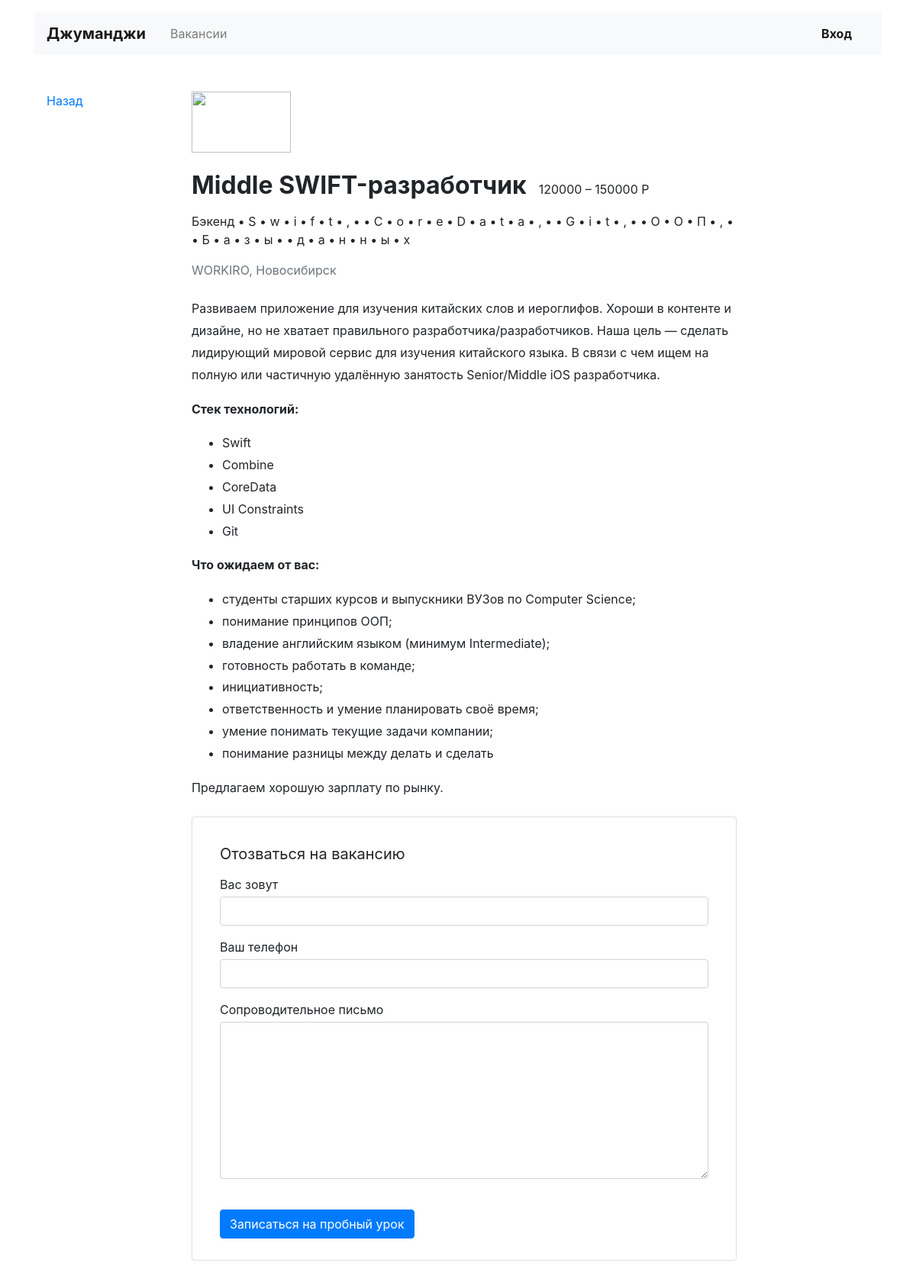
The page /vacancies/3 on the database its author committed.
### vacancies_app/models.py (models this page shows, shortened)
class Vacancy(models.Model):
    title = models.CharField(max_length=100)
    specialty = models.ForeignKey(Specialty, on_delete=models.CASCADE, related_name='vacancies')
    company = models.ForeignKey(Company, on_delete=models.CASCADE, related_name='vacancies')
    skills = models.TextField()
    description = models.TextField()
    salary_min = models.IntegerField()
    salary_max = models.IntegerField()
    published_at = models.DateField()

class Specialty(models.Model):
    code = models.CharField(max_length=50)
    title = models.CharField(max_length=50)
    picture = models.URLField(default='https://place-hold.it/100x60')

class Company(models.Model):
    name = models.CharField(max_length=50)
    location = models.CharField(max_length=50)
    logo = models.URLField(default='https://place-hold.it/100x60')
    description = models.TextField()
    employee_count = models.IntegerField()

### vacancies_app/views.py (the view)
# urls.py: path('vacancies/<int:vacancy>', VacancyView.as_view(), name='vacancy'),
class VacancyView(View):
    def get(self, request, vacancy):
        vacancy = Vacancy.objects.get(id=vacancy)
        return render(request, 'vacancy.html', {'vacancy': vacancy})

### templates/vacancy.html
{% extends 'base.html' %}
{% block content %}
    {% load template_helpers %}
    <main class="container mt-3 pb-5">
        <div class="row mt-5">
            <div class="col-12 col-lg-2">
                <div class="pl-3 mb-5">
                    <p><a href="#">Назад</a></p>
                </div>
            </div>
            <div class="col-12 col-lg-8">
                <section class="pl-3">
                    <a href="#"><img src="https://place-hold.it/130x80" width="130" height="80" alt=""></a>
                    <div class="d-flex align-items-baseline align-content-baseline">
                        <h1 class="h2 mt-4 font-weight-bold">{{ vacancy.title }}</h1>
                        <p class="m-0 pl-3"> {{ vacancy.salary_min }} – {{ vacancy.salary_max }} Р</p>
                    </div>
                    <p class="mt-2">{{ vacancy.specialty.title }} {% for skill in vacancy.skills|split:"," %}
                        • {{ skill }}
                    {% endfor %}</p>
                    <p class="text-muted mb-4">{{ vacancy.company.name|upper }}, {{ vacancy.company.location }}</p>
                    <div style="line-height: 1.8;">
                        {{ vacancy.description |safe }}
                    </div>
                    <form action="/echo" class="card mt-4 mb-3" enctype="multipart/form-data">
                        <div class="card-body mx-3">
                            <p class="h5 mt-3 font-weight-normal">Отозваться на вакансию</p>
                            <div class="form-group">
                                <label class="mb-1 mt-2" for="userName">Вас зовут</label>
                                <input class="form-control" type="text" placeholder="" id="userName">
                            </div>
                            <div class="form-group">
                                <label class="mb-1" for="userPhone">Ваш телефон</label>
                                <input class="form-control" type="tel" placeholder="" id="userPhone">
                            </div>
                            <div class="form-group">
                                <label class="mb-1" for="userMsg">Сопроводительное письмо</label>
                                <textarea class="form-control" rows="8" id="userMsg"></textarea>
                            </div>
                            <input type="submit" class="btn btn-primary mt-4 mb-2" value="Записаться на пробный урок">
                        </div>
                    </form>
                </section>
            </div>
        </div>
    </main>
    </html>
{% endblock %}

### rows shown on the page
Vacancy: title "Middle SWIFT-разработчик", salary_min "120000", salary_max "150000", specialty "Бэкенд", company.name "WORKIRO", company.location "Новосибирск", description "Развиваем приложение для изучения китайских слов и иероглифов. Хороши в контенте и дизайне, но не хватает правильного разработчика/разработчиков. Наша цель — сделать лидирующий мировой сервис для изучения китайского языка. В связи с чем ищем на полную или частичную удалённую занятость Senior/Middle iOS разработчика. Стек технологий: Swift Combine CoreData UI Constraints Git Что ожидаем от вас: студенты старших курсов и выпускники ВУЗов по Computer Science; понимание принципов ООП; владение английским языком (минимум Intermediate); готовность работать в команде; инициативность; ответственность и умение планировать своё время; умение понимать текущие задачи компании; понимание разницы между…"

### other values the page prints
{{ skill }} "S" "w" "i" "f" "t" "," "C" "o" "r" "e" "D" "a" "t" "a" "," "G" "i" "t" "," "О" "О" "П" "," "Б" "а" "з" "ы" "д" "а" "н" "н" "ы" "х"
